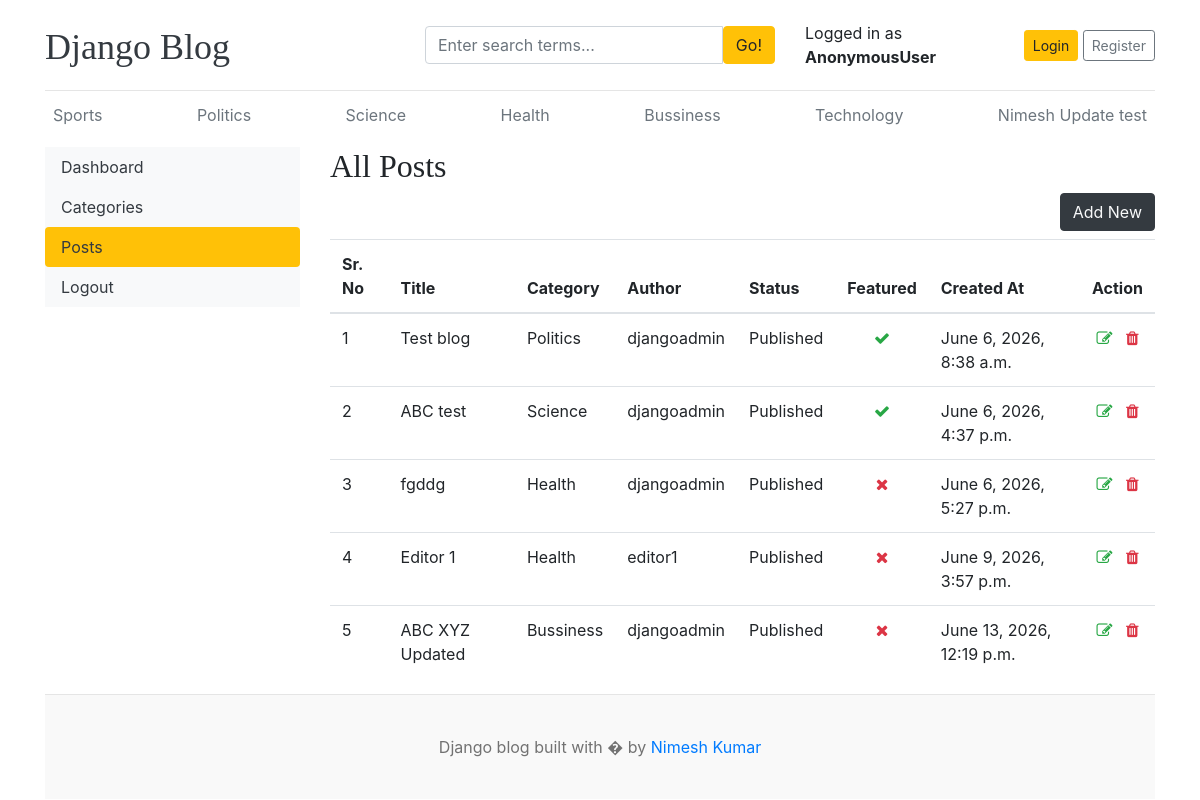
The app's page /dashboard/posts/ with its own data.
### blogs/models.py (models this page shows, shortened)
class Category(models.Model):
    create_name = models.CharField(max_length=50, unique=True)
    created_at = models.DateTimeField(auto_now_add=True)
    updated_at = models.DateTimeField(auto_now=True)
    class Meta:
        verbose_name_plural = 'categories'
    def __str__(self):
        return self.create_name

class Blog(models.Model):
    title = models.CharField(max_length=100)
    slug  = models.SlugField(max_length=150, unique=True, blank=True)
    category = models.ForeignKey(Category, on_delete=models.CASCADE)
    author = models.ForeignKey(User, on_delete=models.CASCADE)
    featured_image = models.ImageField(upload_to='uploads/%Y/%m/%d')
    short_description = models.TextField(max_length=500)
    blog_body = models.TextField(max_length=2000)
    status = models.CharField(max_length=20, choices=STATUS_CHOICES, default="Draft")
    is_featured = models.BooleanField(default=False)
    created_at = models.DateTimeField(auto_now_add=True)
    updated_at = models.DateTimeField(auto_now=True)

### dashboards/views.py (the view)
# urls.py: path('posts/', views.posts, name='posts'),
def posts(request):
    posts = Blog.objects.all()
    context = {
        'posts' : posts
    }
    return render(request, 'dashboards/posts.html', context)

### blogs/context_processor.py (called while the page is built)
def get_categories(request):
    categories = Category.objects.all()
    return dict(categories=categories)

def get_social_links(request):
    socialLink = SocialLink.objects.all()
    return dict(socialLink=socialLink)

### templates/dashboards/posts.html (shortened to what this page needs)
{% extends 'base.html' %}
{% block content %}
<div class="row">
     {% include 'dashboards/dashboard_sidebar.html' %}
    <div class="col-md-9">
        <h2>All Posts</h2>
        <a href="{% url 'add_post' %}" class="btn btn-dark text-light float-right mb-2">Add New</a>
        <table class="table table-hover">
            <thead>
                <tr>
                    <th>Sr. No</th>
                    <th>Title</th>
                    <th>Category</th>
                    <th>Author</th>
                    <th>Status</th>
                    <th>Featured</th>
                    <th>Created At</th>
                    <th>Action</th>
                </tr>
            </thead>
            <tbody>
                {% for post in posts %}
                <tr>
                    <td>{{ forloop.counter }}</td>
                    <td>{{ post.title }}</td>
                    <td>{{ post.category }}</td>
                    <td>{{ post.author }}</td>
                    <td>{{ post.status }}</td>
                    <td align="center">{% if post.is_featured %}<i class="fa fa-check text-success"></i>{% else %}<i class="fa fa-times text-danger"></i>{% endif %}</td>
                    <td>{{ post.created_at }}</td>
                    <td align="center">
                        <a href="{% url 'edit_post' post.id %}"><i class="fa fa-edit text-success"></i> </a>
                        <a href="{% url 'delete_post' post.id %}"><i class="fa fa-trash text-danger"></i> </a>
                    </td>
                </tr>
                {% endfor %}
            </tbody>
        </table>
    </div>
</div>
{% endblock content %}

### templates/base.html (shortened to what this page needs)
{% load static %}
<!DOCTYPE html>
<html lang="en">
<head>
    <link href="https://getbootstrap.com/docs/4.0/dist/css/bootstrap.min.css" rel="stylesheet">
    <link href="{% static 'css/blog.css' %}" rel="stylesheet">
    <link rel="stylesheet" href="https://cdnjs.cloudflare.com/ajax/libs/font-awesome/4.7.0/css/font-awesome.min.css">
  </head>
<body>
    <div class="container">
      <header class="blog-header py-3">
        <div class="row flex-nowrap justify-content-between align-items-center">
          <div class="col-4 pt-1">
            <a class="blog-header-logo text-dark" href="/">Django Blog</a>
          </div>
          <div class="col-4">
            <form action="{% url 'search' %}" method="GET">
              <div class="input-group">
                <input  name="keyword" value="{{ keyword }}" class="form-control" type="text" placeholder="Enter search terms..." aria-label="Enter Search">
                <button type="submit"  class="btn btn-warning" id="button-search"> Go!</button>
              </div>
            </form>
          </div>
          <div class="col-4 d-flex justify-content-end align-items-center">
            <span> Logged in as <b>{{ user }}</b></span> &nbsp;
            {% if not user.is_authenticated %}
            <a class="btn btn-sm btn-warning" href="{% url 'login' %}">Login</a> &nbsp;
            <a class="btn btn-sm btn-outline-secondary" href="{% url 'register' %}">Register</a>
            {% else %}
            <span class="text-decoration-underline"> <a href="{% url 'dashboard' %}">Dashboard</a></span>
            &nbsp <a class="btn btn-sm btn-warning" href="{% url 'logout' %}">
              Logout
            </a>
            {% endif %}
          </div>
        </div>
      </header>
      <div class="nav-scroller py-1 mb-2">
        <nav class="nav d-flex justify-content-between">
            {% for cat in categories %}
          <a class="p-2 text-muted" href="{% url 'post_by_category' cat.id %}">{{ cat.create_name }}</a>
          {% endfor %}
        </nav>
      </div>
{% block content %}
{% endblock %}
<footer class="blog-footer">
  <p>Django blog built with � by <a href="#">Nimesh Kumar</a></p>
</footer>
</body>
</html>

### blog_main/static/css/blog.css (style rules this page uses)
.blog-header { border-bottom: 1px solid #e5e5e5; }
.blog-header-logo { font-family: "Playfair Display", Georgia, "Times New Roman", serif; font-size: 2.25rem; }
h1, h2, h3, h4, h5, h6 { font-family: "Playfair Display", Georgia, "Times New Roman", serif; }
.blog-footer { padding: 2.5rem 0; color: #727272; text-align: center; background-color: #f9f9f9; border-top: .05rem solid #e5e5e5; }
.blog-footer p:last-child { margin-bottom: 0; }

### records on screen
Category: create_name "Sports"
Category: create_name "Politics"
Category: create_name "Science"
Category: create_name "Health"
Category: create_name "Bussiness"
Category: create_name "Technology"
Category: create_name "Nimesh Update test"
Blog: title "Test blog", category "Politics", author "djangoadmin", status "Published", is_featured True (drawn), created_at "June 6, 2026, 8:38 a.m."
Blog: title "ABC test", category "Science", author "djangoadmin", status "Published", is_featured True (drawn), created_at "June 6, 2026, 4:37 p.m."
Blog: title "fgddg", category "Health", author "djangoadmin", status "Published", is_featured False (drawn), created_at "June 6, 2026, 5:27 p.m."
Blog: title "Editor 1", category "Health", author "editor1", status "Published", is_featured False (drawn), created_at "June 9, 2026, 3:57 p.m."
Blog: title "ABC XYZ Updated", category "Bussiness", author "djangoadmin", status "Published", is_featured False (drawn), created_at "June 13, 2026, 12:19 p.m."

### other values on screen
{{ user }} "AnonymousUser"
